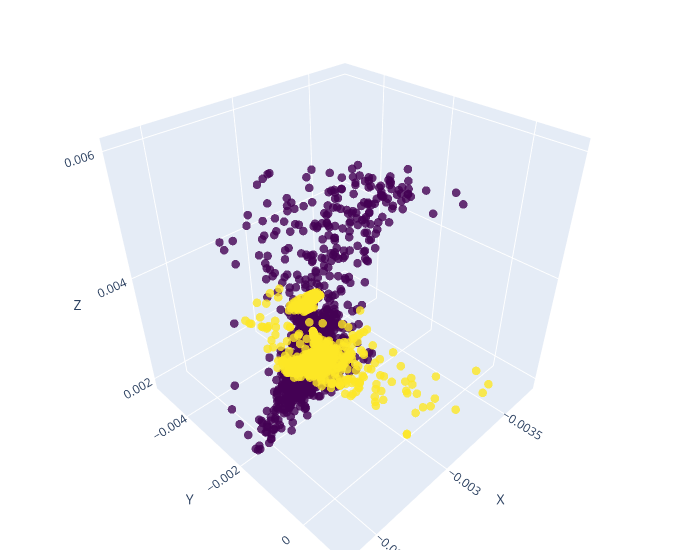

Notebook source saved alongside this figure:
### Code cell
# NORMALIZED W/ REAL STATS
x = np.concatenate([actions_norm[:, 0], actions_norm_2nd[:, 0]])
y = np.concatenate([actions_norm[:, 1], actions_norm_2nd[:, 1]])
z = np.concatenate([actions_norm[:, 2], actions_norm_2nd[:, 2]])
colors = np.zeros(len(x))
colors[len(ee_pose):] = 1

# Create a 3D scatter plot
fig = go.Figure(data=[go.Scatter3d(x=x, y=y, z=z, mode='markers',
                                   marker=dict(size=5,
                                               color=colors, # actions[:,-1], # z,  # set color to an array/list of desired values
                                               colorscale='viridis',
                                               opacity=0.8))])

# Make the plot interactive by allowing user to rotate, zoom, etc.
fig.update_layout(scene=dict(
                    xaxis_title='X',
                    yaxis_title='Y',
                    zaxis_title='Z'),
                  width=700,
                  margin=dict(r=20, b=10, l=10, t=10))

fig.show()

### Figure 1 — Plotly figure (JSON) as saved in the notebook; plotly's stock layout.template omitted (floating-point values rounded to 4 significant figures; data arrays with more than 128 entries replaced by an {"elided": "..."} marker saying what was removed)
{"data": [{"marker": {"color": {"elided": "2802 int values"}, "colorscale": [[0, "#440154"], [0.1111, "#482878"], [0.2222, "#3e4989"], [0.3333, "#31688e"], [0.4444, "#26828e"], [0.5556, "#1f9e89"], [0.6667, "#35b779"], [0.7778, "#6ece58"], [0.8889, "#b5de2b"], [1, "#fde725"]], "opacity": 0.8, "size": 5}, "mode": "markers", "type": "scatter3d", "x": {"elided": "2802 float values"}, "y": {"elided": "2802 float values"}, "z": {"elided": "2802 float values"}}], "layout": {"margin": {"b": 10, "l": 10, "r": 20, "t": 10}, "scene": {"xaxis": {"title": {"text": "X"}}, "yaxis": {"title": {"text": "Y"}}, "zaxis": {"title": {"text": "Z"}}}, "width": 700}}
